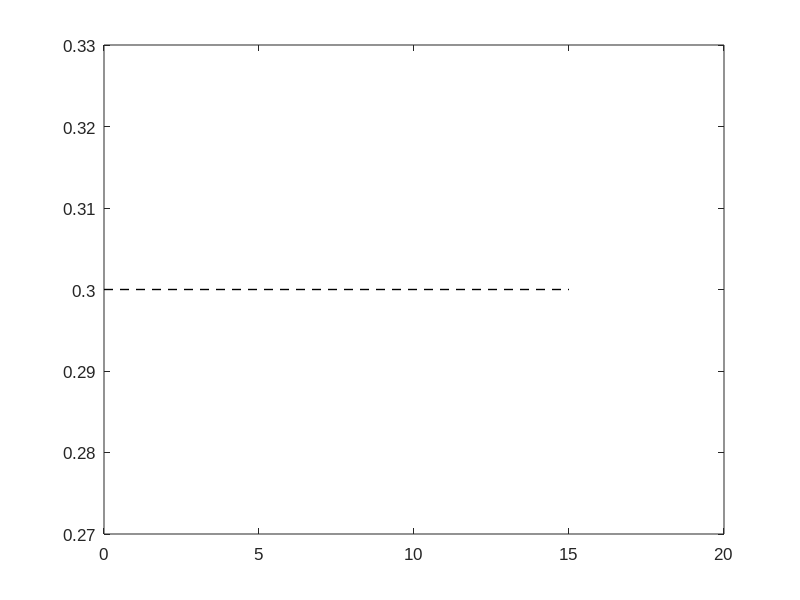

Write MATLAB code to recreate this figure. (Note: this script raises an error after producing the figure.)
% Solve RNA clock
%close all,clc, clear all
% Bistable parametrs
h = 3600;
uM = 10^(-6);
uMh = uM*h;
% Kinetic rate of biocontroller
kc = 20.*10^(-4)*h/4*1;
thc = 20.*10^(-4)*h/4*1.*1;
bc = 3*10^4*uMh*2*1;
ac = 3*10^4*uMh*2*1;
phc = log(2)*60/30; 
gc = 3*10^4*uMh/1;
ut = 0.5;

pP = [kc thc phc gc]; % 1 - 4
pI = [kc thc bc ac phc gc ut]; % 5 - 11

% Kinetic rate of biocontroller plant
as = 20.*10^(-4)*h*.5;
ks = .2*2; %%
phs = log(2)*60/3;
trs = .23*60/4;
ds = log(2)*60/30;
ns = 2;
yt = 0.8;
pS = [as ks phs trs ds ns]; % 12-17

r1 = 0.3/1.; % .3
R1 = thc*r1/kc;

var = {'\kappa_c','\beta_c','\alpha_c','\phi_c','\gamma_c', 'u^{tot}', ...
    '\kappa_s','\beta_s','\alpha_s','\phi_s','\gamma_s','\theta_s','y^{tot}','w^{tot}'};
set(0,'DefaultAxesFontName', 'Arial')
set(0,'DefaultAxesFontSize', 12)

c1 = 1;
c2 = 0;
p = [pP pI pS c1 c2 r1];

tf=15;
tspan =[0 tf];

options = odeset('AbsTol',10^-6);
% T1 A1 R1 T2 A2 R2 T5 T6 R5 R6
x0 = [0 0 0 0 0 0  0];

N = 4;
COLOR = [232 68 12 ; 255 172 13]/255; % yellow to orange
COLOR = [49 130 189; 222 235 247]/255; % light blue to blue
R_v = linspace(COLOR(2,1),COLOR(1,1),N)';
B_v = linspace(COLOR(2,2),COLOR(1,2),N)';
G_v = linspace(COLOR(2,3),COLOR(1,3),N)';
Color3 = [R_v B_v G_v];
%
font_size = 12;
hFig=figure(1);
set(hFig,'Units','inches', 'Position', [0 100 3.5 2])
%
%subplot(2,3,1:3)
% plot(t0([1,end]),[r1 r1],'-','Color',[1 1 1]*0.8,'LineWidth',4)
plot(tspan,[R1 R1],'k--','LineWidth',1),hold on

scale = [.1 1 5 10];

for i=1:N
    p(1) = pP(1)*scale(i);
    p(2) = pP(2)*scale(i);
    [t1,s1] = ode23s(@(t,x) ODE_PI_ClosedLoop(t,x,p),tspan,x0,options);
    plot(t1,s1(:,7),'Color',Color3(i,:),'LineWidth',2)
    p = [pP pI pS c1 c2 r1];
end
hold off

ax = gca;
ax.XTick = [0 tf];
ax.YTick = [0 R1 yt];
xlim([0 tf]),ylim([0 yt])

set(gca,'FontUnits','points',...
    'FontWeight','normal','FontSize',font_size,'FontName','Arial')
xlabel('time (h)','interpreter','latex','FontUnits','points',...
    'FontSize',font_size,'FontName','Arial')
ylabel('$y$ $(\mu M)$','interpreter','latex','FontUnits','points',...
    'FontSize',font_size,'FontName','Arial')
% legend({'ref','$0.1\kappa_c$','$\kappa_c$','$5\kappa_c$','$10\kappa_c$'},'interpreter','latex','FontUnits','points',...
%     'FontSize',font_size,'FontName','Arial','Location','NorthEast')
print -depsc2 Fig/PS_kappa.eps

%%

p = [pP pI pS c1 c2 r1];
hFig=figure(3);
set(hFig,'Units','inches', 'Position', [0 100 3.5 2])
%
%subplot(2,3,1:3)
% plot(t0([1,end]),[r1 r1],'-','Color',[1 1 1]*0.8,'LineWidth',4)
plot(tspan,[R1 R1],'k--','LineWidth',1),hold on

scale = [.1 1 5 10];

for i=1:N
    p(3) = pP(3)*scale(i);
    [t1,s1] = ode23s(@(t,x) ODE_PI_ClosedLoop(t,x,p),tspan,x0,options);
    plot(t1,s1(:,7),'Color',Color3(i,:),'LineWidth',2)
    p = [pP pI pS c1 c2 r1];
end
hold off

ax = gca;
ax.XTick = [0 tf];
ax.YTick = [0 R1 yt];
xlim([0 tf]),ylim([0 yt])

set(gca,'FontUnits','points',...
    'FontWeight','normal','FontSize',font_size,'FontName','Arial')
xlabel('time (h)','interpreter','latex','FontUnits','points',...
    'FontSize',font_size,'FontName','Arial')
ylabel('$y$ $(\mu M)$','interpreter','latex','FontUnits','points',...
    'FontSize',font_size,'FontName','Arial')
legend({'ref','$0.1\phi_c$','$\phi_c$','$5\phi_c$','$10\phi_c$'},'interpreter','latex','FontUnits','points',...
    'FontSize',font_size,'FontName','Arial','Location','NorthEast')
print -depsc2 Fig/PS_phi.eps

%%

p = [pP pI pS c1 c2 r1];
hFig=figure(4);
set(hFig,'Units','inches', 'Position', [0 100 3.5 2])
%
%subplot(2,3,1:3)
% plot(t0([1,end]),[r1 r1],'-','Color',[1 1 1]*0.8,'LineWidth',4)
plot(tspan,[R1 R1],'k--','LineWidth',1),hold on

scale = [.1 1 5 10];

for i=1:N
    p(4) = pP(4)*scale(i);
    [t1,s1] = ode23s(@(t,x) ODE_PI_ClosedLoop(t,x,p),tspan,x0,options);
    plot(t1,s1(:,7),'Color',Color3(i,:),'LineWidth',2)
    p = [pP pI pS c1 c2 r1];
end
hold off

ax = gca;
ax.XTick = [0 tf];
ax.YTick = [0 R1 yt];
xlim([0 tf]),ylim([0 yt])

set(gca,'FontUnits','points',...
    'FontWeight','normal','FontSize',font_size,'FontName','Arial')
xlabel('time (h)','interpreter','latex','FontUnits','points',...
    'FontSize',font_size,'FontName','Arial')
ylabel('$y$ $(\mu M)$','interpreter','latex','FontUnits','points',...
    'FontSize',font_size,'FontName','Arial')
% legend({'ref','$10^{-2}\gamma_c$','$10^{-1}\gamma_c$','$10^{0}\gamma_c$','$10^{1}\gamma_c$'},'interpreter','latex','FontUnits','points',...
%     'FontSize',font_size,'FontName','Arial','Location','NorthEast')
print -depsc2 Fig/PS_gamma.eps